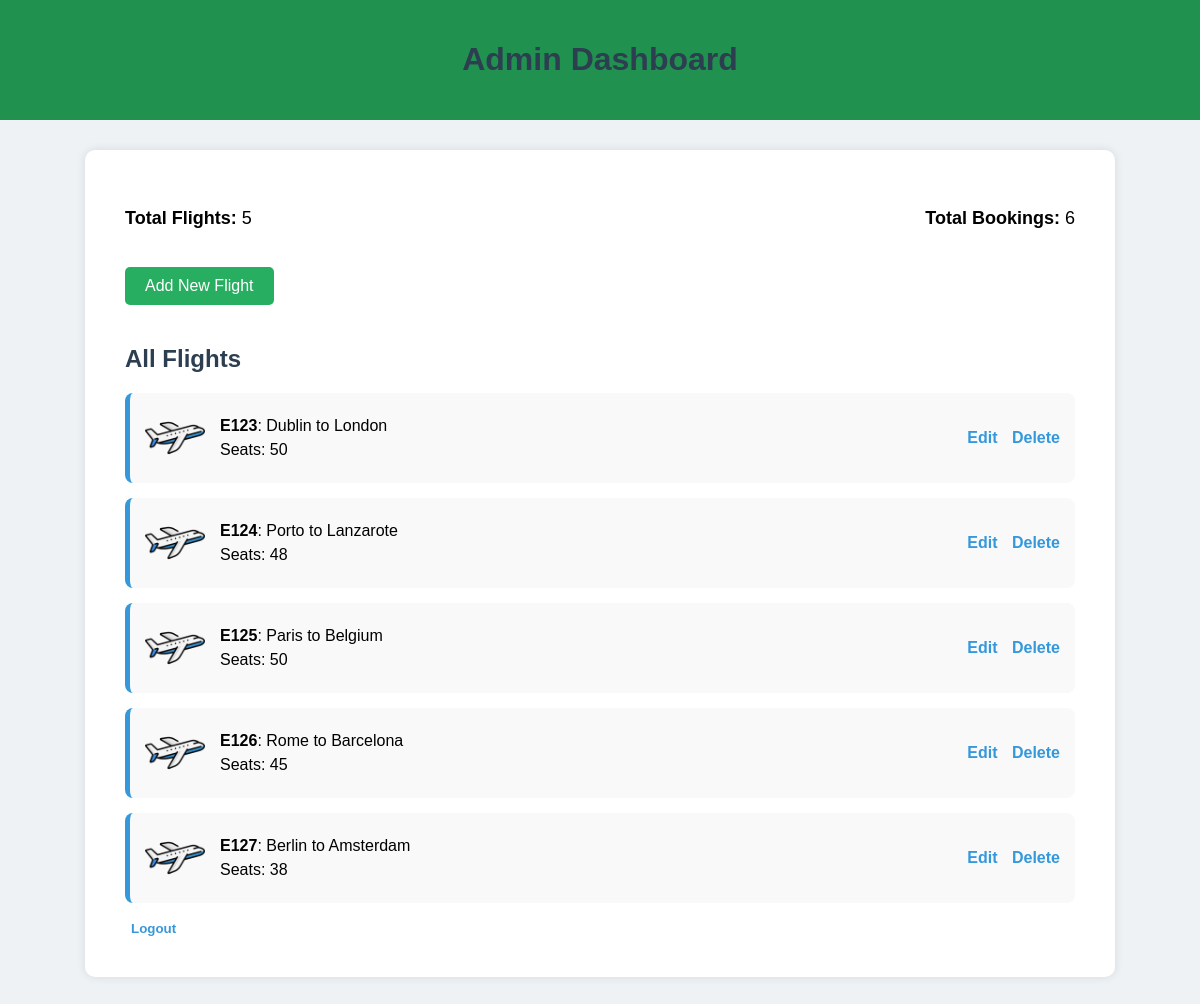
The app's page /accounts/admin_dashboard/ (signed in), older data.
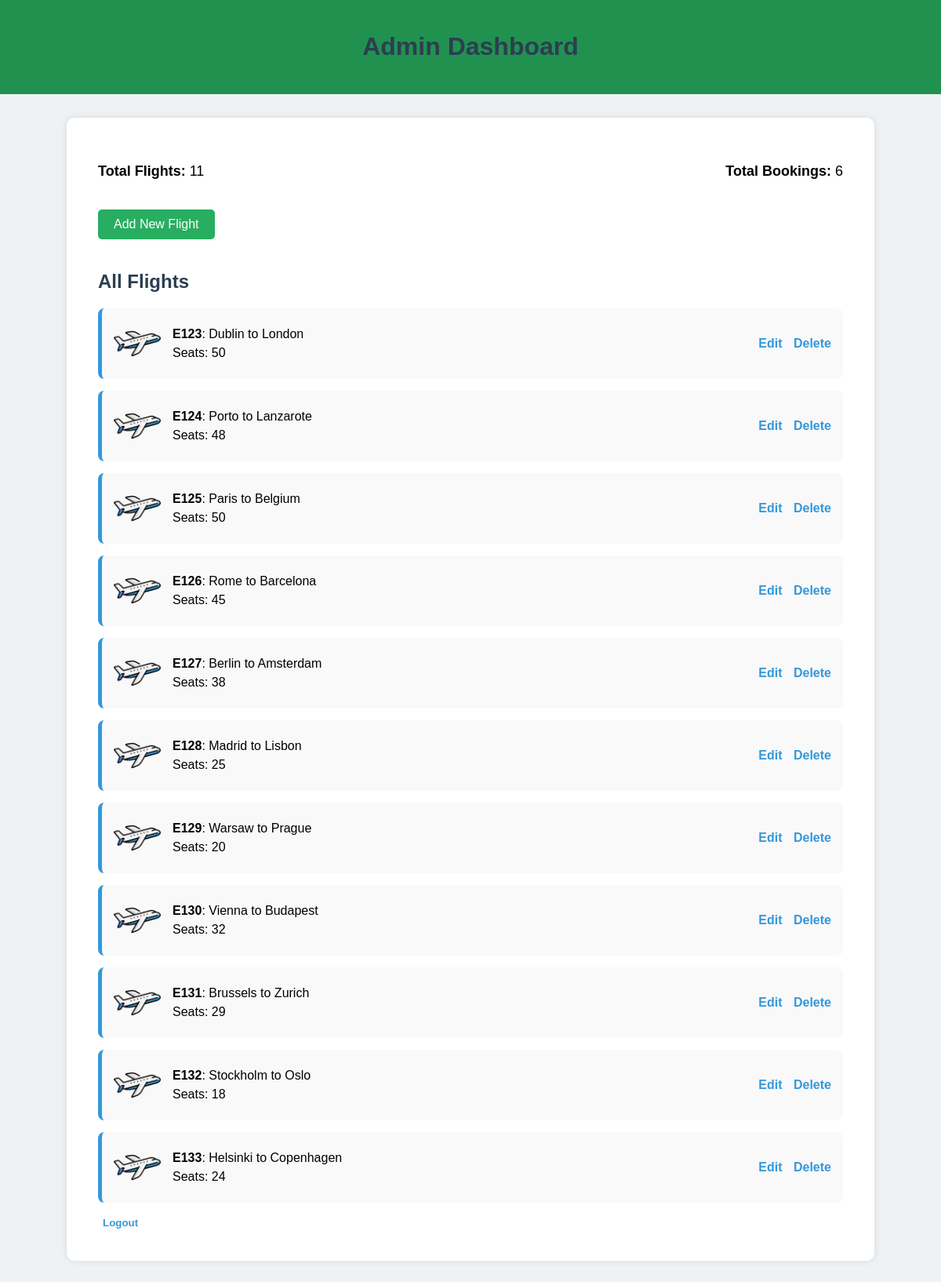
The same page, newer data.
### accounts/models.py (models this page shows, shortened)
class Flight(models.Model):
    flight_number = models.CharField(max_length=20)
    origin = models.CharField(max_length=100)
    destination = models.CharField(max_length=100)
    departure_time = models.DateTimeField()
    arrival_time = models.DateTimeField()
    available_seats = models.PositiveIntegerField()

### accounts/views.py (the view)
# urls.py: path('admin_dashboard/', admin_dashboard_view, name='admin_dashboard'),
@login_required
@user_passes_test(lambda u: u.role == 'admin')
def admin_dashboard_view(request):
    total_flights = Flight.objects.count()
    total_bookings = Booking.objects.count()
    flights = Flight.objects.all()
    return render(request, 'accounts/admin_dashboard.html', {
        'total_flights': total_flights,
        'total_bookings': total_bookings,
        'flights': flights
    })

### accounts/templates/accounts/admin_dashboard.html (shortened to what this page needs)
{% load static %}
<!DOCTYPE html>
<html lang="en">
<head>
</head>
<body>
    <header>
        <h1>Admin Dashboard</h1>
    </header>
    <div class="dashboard-container">
        <div class="stats">
            <p><strong>Total Flights:</strong> {{ total_flights }}</p>
            <p><strong>Total Bookings:</strong> {{ total_bookings }}</p>
        </div>
        <a href="{% url 'add_flight' %}" class="add-flight-link">Add New Flight</a>
        <h2>All Flights</h2>
        {% if flights %}
            <ul class="flight-list">
                {% for flight in flights %}
                    <li class="flight-card">
                        <div class="flight-info">
                            <img src="{% static 'accounts/images/plane-icon.png' %}" alt="Flight Icon">
                            <div class="flight-details">
                                <strong>{{ flight.flight_number }}</strong>: {{ flight.origin }} to {{ flight.destination }}<br>
                                Seats: {{ flight.available_seats }}
                            </div>
                        </div>
                        <div class="flight-actions">
                            <a href="{% url 'edit_flight' flight.id %}">Edit</a>
                            <a href="{% url 'delete_flight' flight.id %}">Delete</a>
                        </div>
                    </li>
                {% endfor %}
            </ul>
        {% else %}
            <p>No flights available.</p>
        {% endif %}
            <form method="POST" action="{% url 'logout' %}" style="display:inline;">
                <button type="submit" style="background:none; border:none; color:#3498db; font-weight:bold; cursor:pointer;">Logout</button>
            </form>
        </div>
</body>
</html>

### accounts/templates/accounts/admin_dashboard.html (style rules this page uses)
body { font-family: Arial, sans-serif; background-color: #eef2f5; margin: 0; padding: 0; }
header { background-color: #219150; color: white; padding: 20px; text-align: center; }
.dashboard-container { max-width: 950px; margin: 30px auto; background: white; padding: 40px; border-radius: 10px; box-shadow: 0 0 10px rgba(0,0,0,0.1); }
h1, h2 { color: #2c3e50; }
.stats { display: flex; justify-content: space-between; margin-bottom: 20px; font-size: 18px; }
.add-flight-link { display: inline-block; margin-bottom: 20px; background-color: #27ae60; color: white; padding: 10px 20px; border-radius: 5px; text-decoration: none; }
.flight-list { list-style: none; padding: 0; }
.flight-card { background: #f9f9f9; display: flex; align-items: center; justify-content: space-between; border-left: 5px solid #3498db; padding: 15px; margin-bottom: 15px; border-radius: 8px; }
.flight-card img { width: 60px; height: auto; margin-right: 15px; }
.flight-info { display: flex; align-items: center; flex-grow: 1; }
.flight-details { line-height: 1.5; }
.flight-actions a { margin-left: 10px; text-decoration: none; color: #3498db; font-weight: bold; }

Row changes from the older to the newer data that the page shows:
added Flight: flight_number "E128", origin "Madrid", destination "Lisbon", available_seats "25"
added Flight: flight_number "E129", origin "Warsaw", destination "Prague", available_seats "20"
added Flight: flight_number "E130", origin "Vienna", destination "Budapest", available_seats "32"
added Flight: flight_number "E131", origin "Brussels", destination "Zurich", available_seats "29"
added Flight: flight_number "E132", origin "Stockholm", destination "Oslo", available_seats "18"
added Flight: flight_number "E133", origin "Helsinki", destination "Copenhagen", available_seats "24"
Text that changed along with them:
{{ total_flights }}: "5" → "11"
